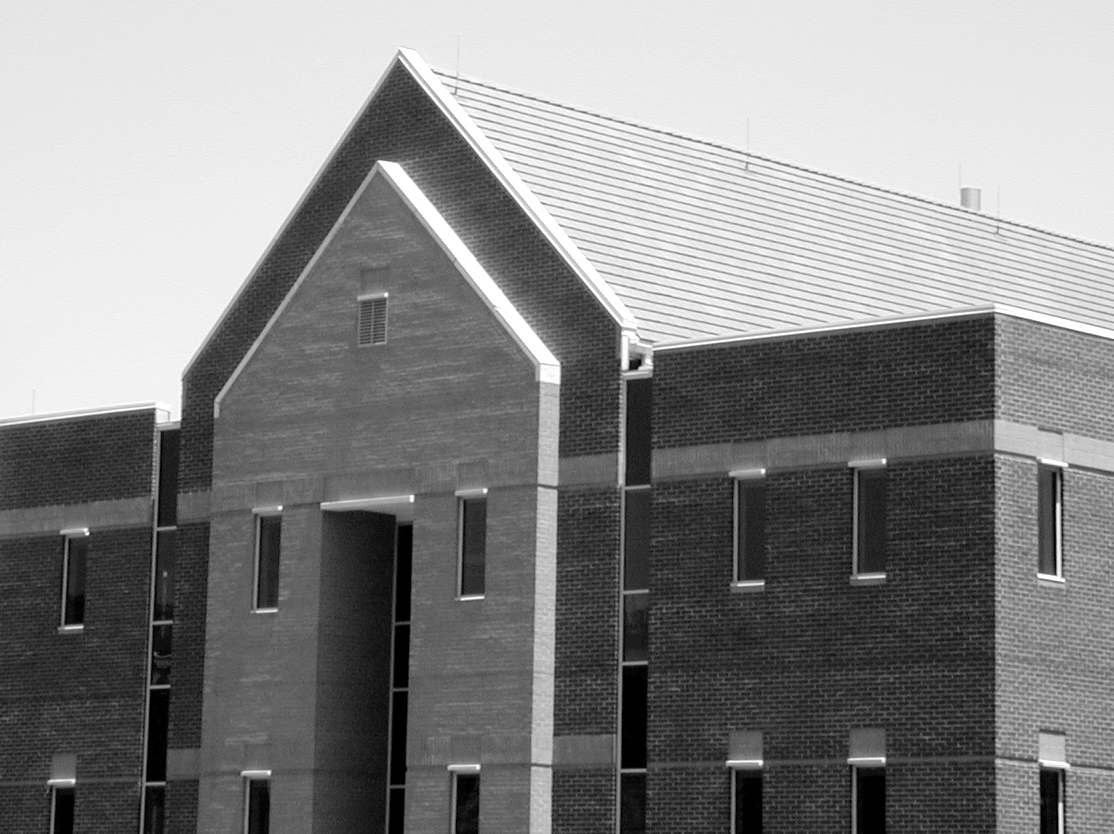
#> input picture cap10/entradas/imagem1.tif, 1114 x 834 px; the run also reads 1 picture not shown here
$ jupyter execute --allow-errors simulacoes_cap10.ipynb
#> lines starting #> are read from the running program, lines starting #| are printed output that depends on the picture
# Processamento Digital de Imagens - Cap 10
<br><br>Professor: PAULO CESAR CORTEZ<br><br>
Aluno: Antônio Ricardo C. Alcântara Junior<br><br>
Esse notebook tem a simulação de algumas imagens do capítulo 10 do livro Processamento Digital de Imagens gonzalez 3 ed, Rafael C. Gonzalez <br><br>
Exemplos:
* <a href='#imagem1'> 10.22 </a>
* <a href='#imagem2'> 10.25 </a>

[cell 1]
import cv2 as cv
import numpy as np
from matplotlib import pyplot as plt
from matplotlib.pyplot import imshow
import matplotlib.image as mpimg
from skimage.io import imread
from skimage.transform import rescale, resize
import imutils
import math
from skimage.filters import laplace

[cell 2]
imagens = ['imagem1.tif', 'imagem2.tif']

# <p id= 'imagem1'>Imagem 10.22</p>

[cell 3]
def limiarizacao(image):
  min = np.max(image)*0.8
  return (image - min)*255

[cell 4]
def zero_cross(img, i, j, limiar=0):
    if j-1 >= 0 and i-1 >= 0 and j+1 < img.shape[1] and i+1 < img.shape[0]: #existencia de Diagonal superior esquerda e inferior direita
        if img[i-1, j-1]*img[i+1, j+1] < 0 and abs(img[i-1, j-1] - img[i+1, j+1]) >= limiar:
            return 255
    if i-1 >= 0 and i+1 < img.shape[0]:
        if img[i-1, j]*img[i+1, j] < 0 and abs(img[i-1, j] - img[i+1, j]) >= limiar:
            return 255
    if j+1 < img.shape[1] and i-1 >= 0 and j-1 >= 0 and i+1 < img.shape[0]:
        if img[i-1, j+1]*img[i+1, j-1] < 0 and abs(img[i-1, j+1] - img[i+1, j-1]) >= limiar:
            return 255
    if j-1 >= 0 and j+1 < img.shape[1]:
        if img[i, j-1]*img[i, j+1] < 0 and abs(img[i, j-1] - img[i, j+1]) >= limiar:
            return 255
    return 0

[cell 5]
img = imread("entradas/"+imagens[0])
#> img is the input picture: shape (834, 1114); min 0, max 255, mean 133.3
imgplot = plt.imshow(img, cmap='gray', vmin=0, vmax=255)

[cell 6]
img2 = cv.GaussianBlur(img, (25, 25), 4)
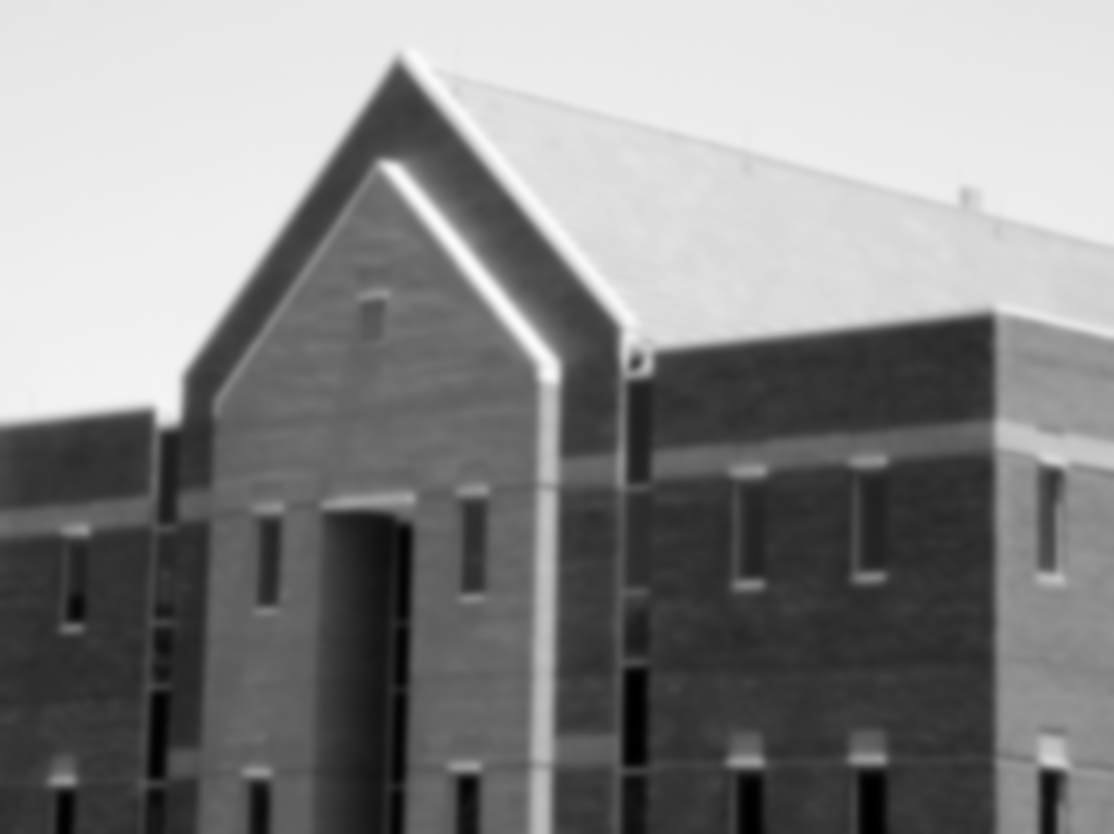
#> img2: shape (834, 1114); min 0, max 251, mean 133.3
plt.imshow(img2, cmap='gray', vmin=0, vmax=255)

[cell 7]
img3 = laplace(img2) + laplace(img2).min()
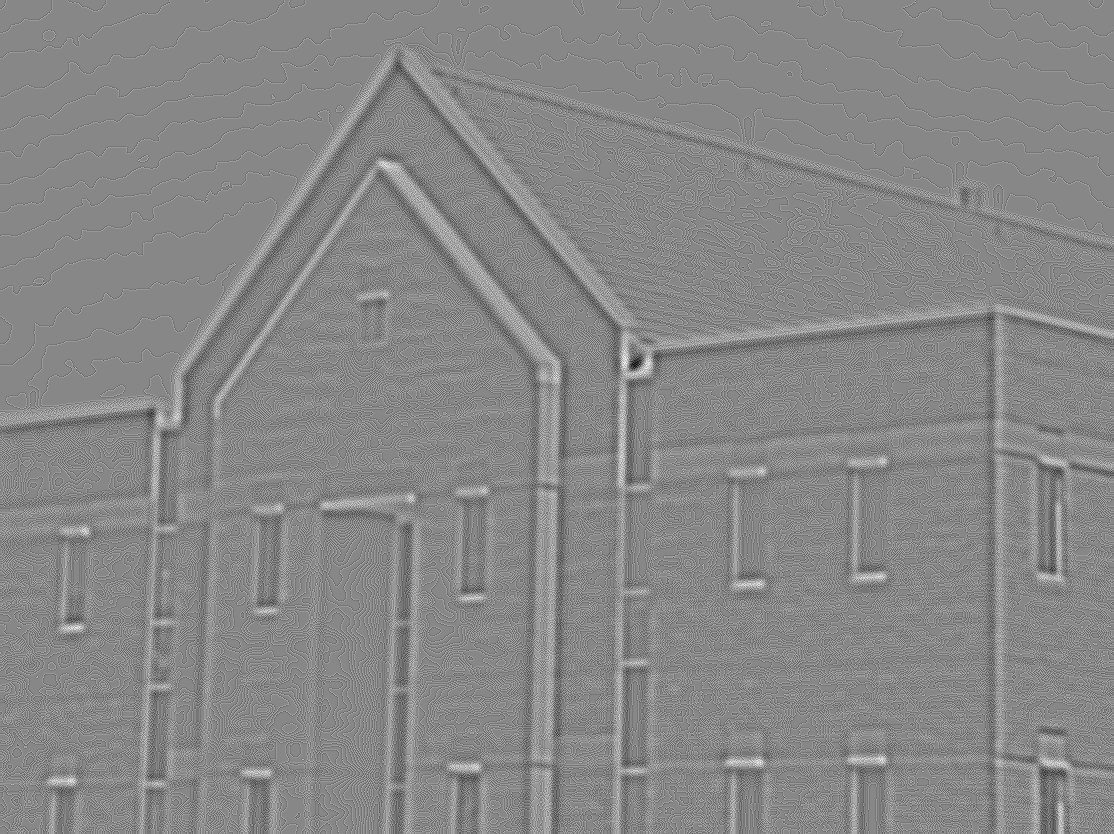
#> img3: shape (834, 1114) float64; min -0.0627, max -0.00392, mean -0.0314; drawn with min black and max white
plt.imshow(img3, cmap='gray')

[cell 8]
new_b = laplace(img2)
#Resultado do B
new_b

[cell 9]
c = np.zeros(new_b.shape)
#> (the rest of this cell did not finish here and is left out)

[cell 10]
d = limiarizacao(c)
#> c: shape (834, 1114) float64; every value is 0
plt.imshow(d, cmap='gray')
